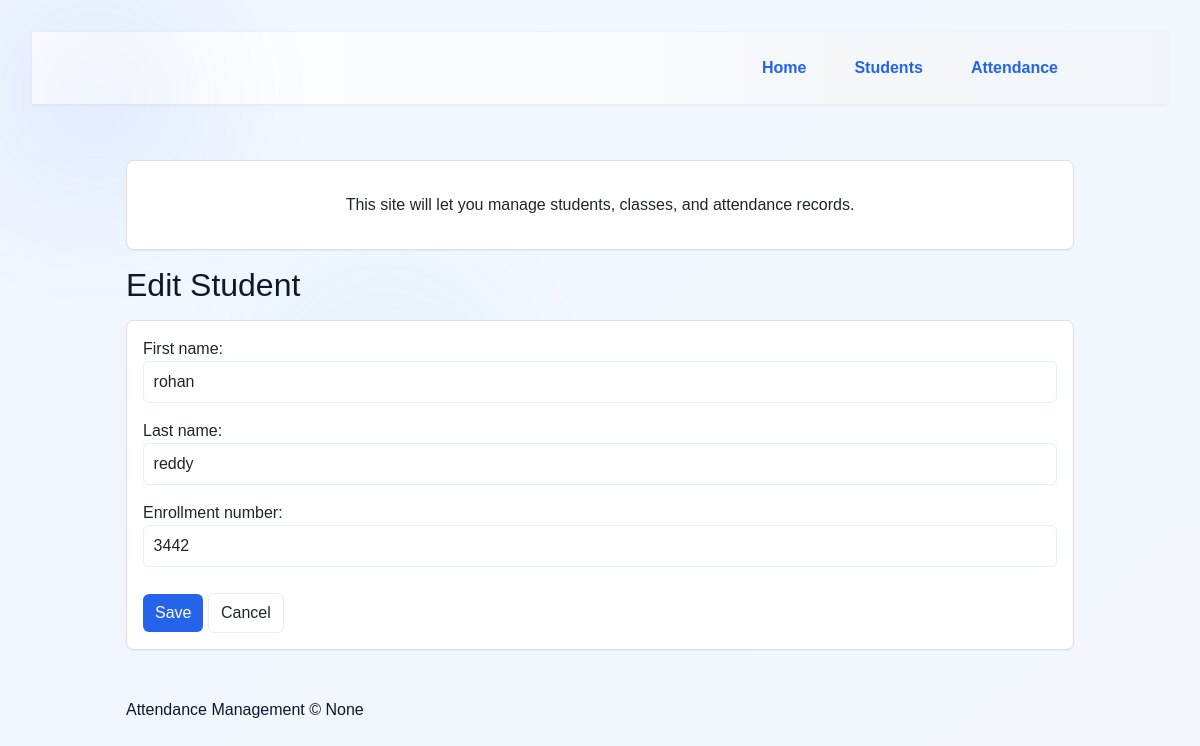
Page /attendance/students/1/edit/ on the committed database.
### attendance/models.py (models this page shows, shortened)
class Student(models.Model):
	first_name = models.CharField(max_length=100)
	last_name = models.CharField(max_length=100, blank=True)
	enrollment_number = models.CharField(max_length=50, unique=True)

### attendance/views.py (the view)
# urls.py: path('students/<int:pk>/edit/', views.edit_student, name='student_edit'),
def edit_student(request, pk):
	student = get_object_or_404(Student, pk=pk)
	if request.method == 'POST':
		form = StudentForm(request.POST, instance=student)
		if form.is_valid():
			form.save()
			return redirect('attendance:student_list')
	else:
		form = StudentForm(instance=student)
	return render(request, 'attendance/student_form.html', {'form': form, 'form_title': 'Edit Student'})

### attendance/forms.py
class StudentForm(forms.ModelForm):
    class Meta:
        model = Student
        fields = ['first_name', 'last_name', 'enrollment_number']
        widgets = {
            'first_name': forms.TextInput(attrs={'class': 'form-control', 'placeholder': 'First name'}),
            'last_name': forms.TextInput(attrs={'class': 'form-control', 'placeholder': 'Last name'}),
            'enrollment_number': forms.TextInput(attrs={'class': 'form-control', 'placeholder': 'Enrollment number'}),
        }

### templates/attendance/student_form.html (shortened to what this page needs)
{% extends "home.html" %}
{% block content %}
<h2>{{ form_title|default:"Add Student" }}</h2>
<form method="post" class="card form-card">
    {{ form.as_p }}
    <div class="form-actions">
        <button class="btn btn-primary" type="submit">Save</button>
        <a class="btn" href="{% url 'attendance:student_list' %}">Cancel</a>
    </div>
</form>
{% endblock %}

### static/css/styles.css (style rules this page uses)
:root { --bg: #f7f9fc; --card: #ffffff; --muted: #6b7280; --primary: #2563eb; --danger: #dc2626; --accent: #10b981; }
* { box-sizing: border-box }
body.site { background: var(--bg); color: #0f172a; margin: 0; }
.card { background: var(--card); padding: 1rem; border-radius: 8px; box-shadow: 0 1px 2px rgba(2, 6, 23, .04); margin: 1rem 0 }
.btn { display: inline-block; padding: .45rem .75rem; border-radius: 6px; background: transparent; border: 1px solid rgba(15, 23, 42, .08); text-decoration: none; color: inherit }
.btn-primary { background: var(--primary); color: #fff; border: none }
.form-card { padding: 1rem }
.form-actions { margin-top: .6rem }
input[type="text"], input[type="email"], input[type="date"], textarea { padding: .5rem .6rem; border-radius: 6px; border: 1px solid #e6eef8; outline: none }
body.site { background: linear-gradient(135deg, #f0f6ff 0%, #f7f9fc 50%, #eefbf5 100%); background-size: 400% 400%; animation: gradientShift 12s ease infinite; position: relative; z-index: 1 }
body.site::before { content: ""; position: fixed; left: -10%; top: -15%; width: 60vmax; height: 60vmax; background: radial-gradient(circle at 30% 30%, rgba(37, 99, 235, 0.08), transparent 25%), radial-gradient(circle at 70% 70%, rgba(16, 185, 129, 0.06), transparent 25%); filter: blur(40px); transform: translateZ(0); pointer-events: none; z-index: 0; animation: blob 20s linear infinite }
.card { transition: transform .25s cubic-bezier(.2, .9, .3, 1), box-shadow .25s ease, background .18s }
.btn { transition: background .18s, transform .12s, box-shadow .12s }

### templates/home.html (style rules this page uses)
body { font-family: Arial, sans-serif; padding: 2rem; }
.card { border: 1px solid #ddd; padding: 1rem; border-radius: 6px }

### rows in the picture
Student: first_name "rohan", last_name "reddy", enrollment_number "3442"

### other values in the picture
{{ now|default:None }} "None"
